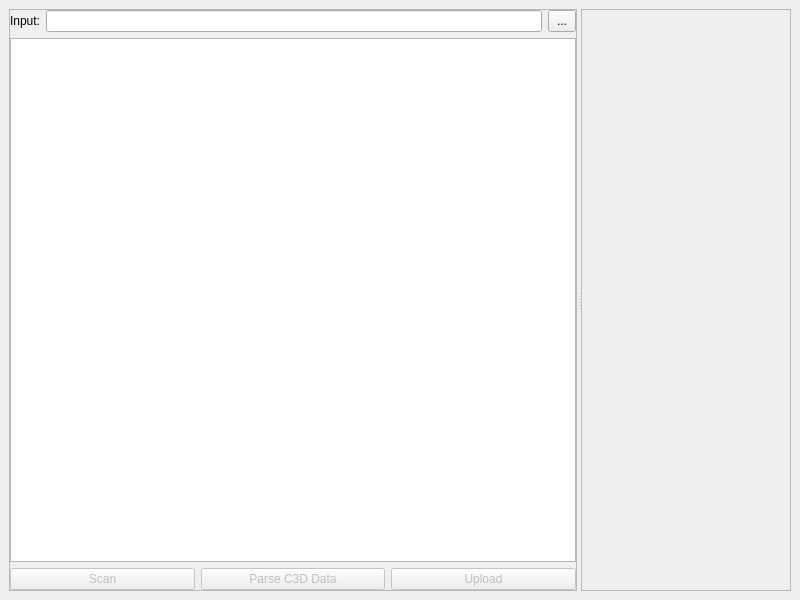
<?xml version="1.0" encoding="UTF-8"?>
<ui version="4.0">
 <class>MainWindow</class>
 <widget class="QMainWindow" name="MainWindow">
  <property name="geometry">
   <rect>
    <x>0</x>
    <y>0</y>
    <width>800</width>
    <height>600</height>
   </rect>
  </property>
  <property name="windowTitle">
   <string>MainWindow</string>
  </property>
  <widget class="QWidget" name="centralwidget">
   <layout class="QVBoxLayout" name="verticalLayout">
    <item>
     <widget class="QSplitter" name="splitter">
      <property name="orientation">
       <enum>Qt::Horizontal</enum>
      </property>
      <widget class="QFrame" name="frame_trial">
       <property name="sizePolicy">
        <sizepolicy hsizetype="Fixed" vsizetype="Preferred">
         <horstretch>0</horstretch>
         <verstretch>0</verstretch>
        </sizepolicy>
       </property>
       <property name="minimumSize">
        <size>
         <width>0</width>
         <height>0</height>
        </size>
       </property>
       <property name="frameShape">
        <enum>QFrame::StyledPanel</enum>
       </property>
       <property name="frameShadow">
        <enum>QFrame::Raised</enum>
       </property>
       <layout class="QVBoxLayout" name="verticalLayout_2">
        <property name="leftMargin">
         <number>0</number>
        </property>
        <property name="topMargin">
         <number>0</number>
        </property>
        <property name="rightMargin">
         <number>0</number>
        </property>
        <property name="bottomMargin">
         <number>0</number>
        </property>
        <item>
         <layout class="QHBoxLayout" name="horizontalLayout" stretch="0,1,0">
          <item>
           <widget class="QLabel" name="label">
            <property name="text">
             <string>Input:</string>
            </property>
           </widget>
          </item>
          <item>
           <widget class="QLineEdit" name="lineEditDirectory"/>
          </item>
          <item>
           <widget class="QPushButton" name="pushButtonDirectoryChooser">
            <property name="styleSheet">
             <string notr="true">padding: 3px 8px;</string>
            </property>
            <property name="text">
             <string>...</string>
            </property>
           </widget>
          </item>
         </layout>
        </item>
        <item>
         <widget class="QListWidget" name="listWidgetFiles"/>
        </item>
        <item>
         <layout class="QHBoxLayout" name="horizontalLayout_2">
          <item>
           <widget class="QPushButton" name="pushButtonScanDirectory">
            <property name="enabled">
             <bool>false</bool>
            </property>
            <property name="text">
             <string>Scan</string>
            </property>
           </widget>
          </item>
          <item>
           <widget class="QPushButton" name="pushButtonParseData">
            <property name="enabled">
             <bool>false</bool>
            </property>
            <property name="text">
             <string>Parse C3D Data</string>
            </property>
           </widget>
          </item>
          <item>
           <widget class="QPushButton" name="pushButtonUpload">
            <property name="enabled">
             <bool>false</bool>
            </property>
            <property name="text">
             <string>Upload</string>
            </property>
           </widget>
          </item>
         </layout>
        </item>
       </layout>
      </widget>
      <widget class="QFrame" name="frame_visualisation">
       <property name="frameShape">
        <enum>QFrame::StyledPanel</enum>
       </property>
       <property name="frameShadow">
        <enum>QFrame::Raised</enum>
       </property>
      </widget>
     </widget>
    </item>
   </layout>
  </widget>
 </widget>
 <resources/>
 <connections/>
</ui>
